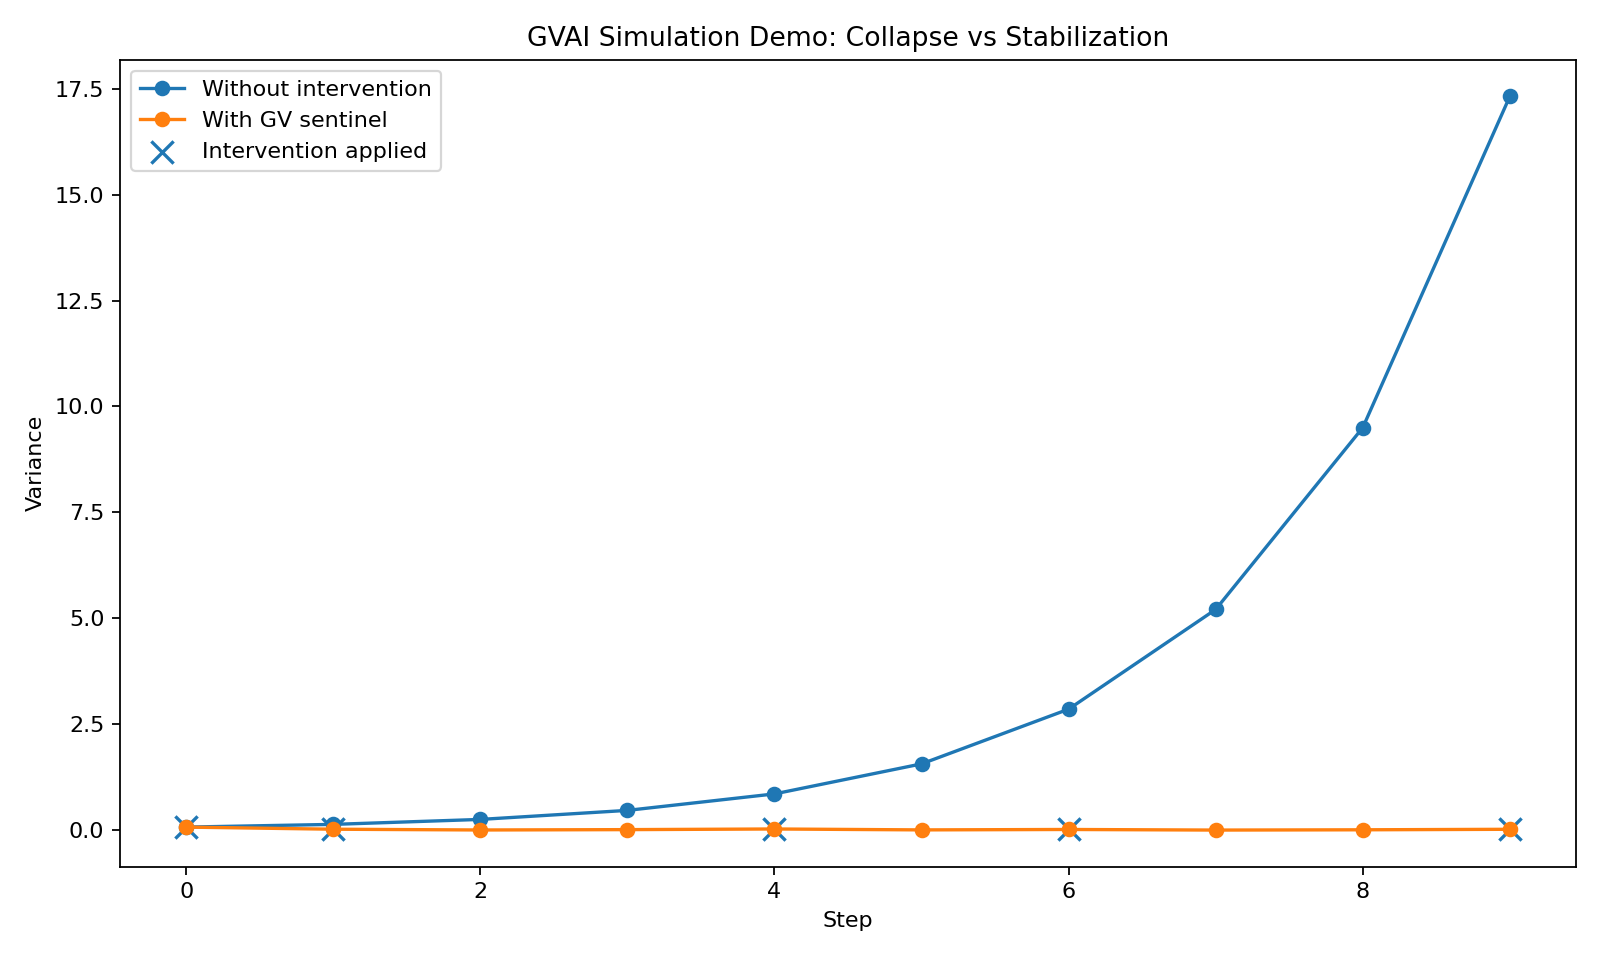

Here is the Python script that generated this plot:
from __future__ import annotations

import csv
import os
import sys
from pathlib import Path
from typing import List, Sequence

sys.path.append(os.path.dirname(os.path.dirname(__file__)))

import matplotlib.pyplot as plt

from gvai.metrics import variance
from gvai.sentinel import GVSentinel, SentinelConfig


ROOT = Path(__file__).resolve().parent
OUT_CSV = ROOT / "simulation_demo_results.csv"
OUT_PNG = ROOT / "simulation_demo_plot.png"


def evolve_unstable(values: Sequence[float], gain: float = 1.35) -> List[float]:
    vals = [float(v) for v in values]
    mu = sum(vals) / len(vals)
    return [mu + (v - mu) * gain for v in vals]


def run_without_intervention(initial: Sequence[float], steps: int = 10) -> List[dict]:
    print("=== WITHOUT INTERVENTION (COLLAPSE) ===")
    values = list(initial)
    rows: List[dict] = []

    for step in range(steps):
        var = variance(values)
        print(f"STEP {step}")
        print("VARIANCE:", round(var, 6))
        print("-")

        rows.append(
            {
                "mode": "without_intervention",
                "step": step,
                "variance": var,
                "status": "uncontrolled",
                "action": "none",
                "applied": False,
            }
        )

        values = evolve_unstable(values)

    return rows


def run_with_sentinel(initial: Sequence[float], steps: int = 10) -> List[dict]:
    print("\n=== WITH GV SENTINEL (STABILIZATION) ===")
    values = list(initial)
    rows: List[dict] = []

    sentinel = GVSentinel(
        SentinelConfig(
            variance_threshold=0.02,
            drift_slope_threshold=0.001,
            collapse_threshold=0.10,
            critical_delta_t=3.0,
            warning_delta_t=8.0,
            auto_apply=True,
            rebalance_strength=0.60,
            damp_strength=0.40,
            isolate_indices=[4, 5],
        )
    )

    for step in range(steps):
        out = sentinel.update(values)

        print(f"STEP {step}")
        print("VARIANCE:", round(out.variance_value, 6))
        print("STATUS:", out.status)
        print("ACTION:", out.recommended_action)
        print("APPLIED:", out.applied)
        print("-")

        rows.append(
            {
                "mode": "with_sentinel",
                "step": step,
                "variance": out.variance_value,
                "status": out.status,
                "action": out.recommended_action,
                "applied": out.applied,
            }
        )

        if out.applied and out.post_action_values is not None:
            values = list(out.post_action_values)
        else:
            values = evolve_unstable(values)

    return rows


def write_csv(rows: List[dict], path: Path) -> None:
    fieldnames = ["mode", "step", "variance", "status", "action", "applied"]
    with path.open("w", newline="", encoding="utf-8") as f:
        writer = csv.DictWriter(f, fieldnames=fieldnames)
        writer.writeheader()
        writer.writerows(rows)


def make_plot(rows: List[dict], path: Path) -> None:
    without_rows = [r for r in rows if r["mode"] == "without_intervention"]
    with_rows = [r for r in rows if r["mode"] == "with_sentinel"]

    plt.figure(figsize=(10, 6))

    plt.plot(
        [r["step"] for r in without_rows],
        [r["variance"] for r in without_rows],
        marker="o",
        label="Without intervention",
    )
    plt.plot(
        [r["step"] for r in with_rows],
        [r["variance"] for r in with_rows],
        marker="o",
        label="With GV sentinel",
    )

    acted_rows = [r for r in with_rows if r["applied"]]
    if acted_rows:
        plt.scatter(
            [r["step"] for r in acted_rows],
            [r["variance"] for r in acted_rows],
            marker="x",
            s=100,
            label="Intervention applied",
        )

    plt.xlabel("Step")
    plt.ylabel("Variance")
    plt.title("GVAI Simulation Demo: Collapse vs Stabilization")
    plt.legend()
    plt.tight_layout()
    plt.savefig(path, dpi=160)
    plt.close()


if __name__ == "__main__":
    initial = [1.0, 1.2, 0.8, 1.3, 1.5, 0.7]

    rows = []
    rows.extend(run_without_intervention(initial, steps=10))
    rows.extend(run_with_sentinel(initial, steps=10))

    write_csv(rows, OUT_CSV)
    make_plot(rows, OUT_PNG)

    print("\nSaved CSV:", OUT_CSV)
    print("Saved plot:", OUT_PNG)
